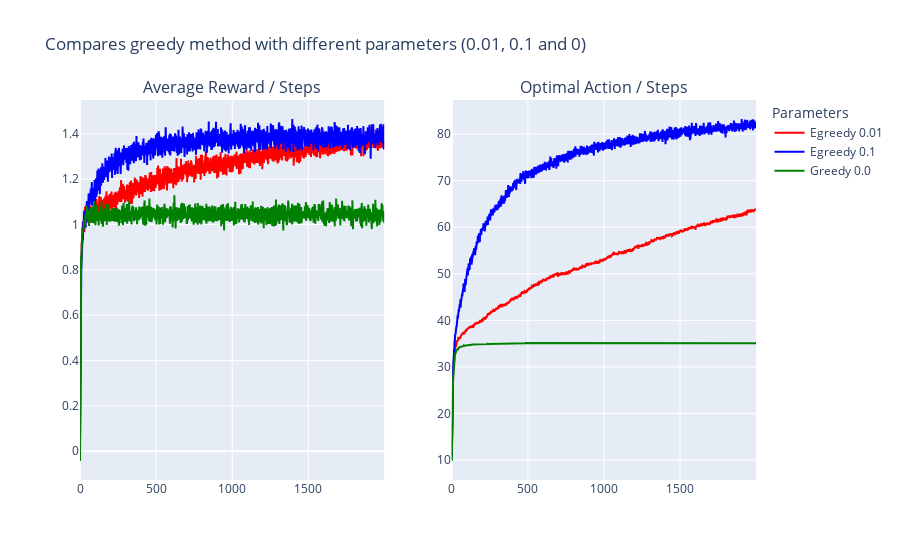

This figure's notebook cell:
### Code cell
results_exp_1 = {
    'Egreedy 0.01': {
        "mean_reward": mean_rewards_01,
        "optimal_action": percent_optimal_action_01,
        "color": "red"
    },
    'Egreedy 0.1': {
        "mean_reward": mean_rewards_1,
        "optimal_action": percent_optimal_action_1,
        "color": "blue"
    },
    'Greedy 0.0': {
        "mean_reward": mean_rewards_0,
        "optimal_action": percent_optimal_action_0,
        "color": "green"
    },
}

plot_results(
    "Compares greedy method with different parameters (0.01, 0.1 and 0)",
    ["Average Reward / Steps", "Optimal Action / Steps"],
    results_exp_1
)

### Figure 1 — Plotly figure (JSON) as saved in the notebook; plotly's stock layout.template omitted (floating-point values rounded to 4 significant figures; data arrays with more than 128 entries replaced by an {"elided": "..."} marker saying what was removed)
{"data": [{"line": {"color": "red"}, "name": "Egreedy 0.01", "type": "scatter", "x": {"elided": "2000 int values"}, "xaxis": "x", "y": {"elided": "2000 float values"}, "yaxis": "y"}, {"line": {"color": "red"}, "name": "Egreedy 0.01", "showlegend": false, "type": "scatter", "x": {"elided": "2000 int values"}, "xaxis": "x2", "y": {"elided": "2000 float values"}, "yaxis": "y2"}, {"line": {"color": "blue"}, "name": "Egreedy 0.1", "type": "scatter", "x": {"elided": "2000 int values"}, "xaxis": "x", "y": {"elided": "2000 float values"}, "yaxis": "y"}, {"line": {"color": "blue"}, "name": "Egreedy 0.1", "showlegend": false, "type": "scatter", "x": {"elided": "2000 int values"}, "xaxis": "x2", "y": {"elided": "2000 float values"}, "yaxis": "y2"}, {"line": {"color": "green"}, "name": "Greedy 0.0", "type": "scatter", "x": {"elided": "2000 int values"}, "xaxis": "x", "y": {"elided": "2000 float values"}, "yaxis": "y"}, {"line": {"color": "green"}, "name": "Greedy 0.0", "showlegend": false, "type": "scatter", "x": {"elided": "2000 int values"}, "xaxis": "x2", "y": {"elided": "2000 float values"}, "yaxis": "y2"}], "layout": {"annotations": [{"font": {"size": 16}, "showarrow": false, "text": "Average Reward / Steps", "x": 0.225, "xanchor": "center", "xref": "paper", "y": 1, "yanchor": "bottom", "yref": "paper"}, {"font": {"size": 16}, "showarrow": false, "text": "Optimal Action / Steps", "x": 0.775, "xanchor": "center", "xref": "paper", "y": 1, "yanchor": "bottom", "yref": "paper"}], "legend": {"title": {"text": "Parameters"}}, "title": {"text": "Compares greedy method with different parameters (0.01, 0.1 and 0)"}, "xaxis": {"anchor": "y", "domain": [0, 0.45]}, "xaxis2": {"anchor": "y2", "domain": [0.55, 1]}, "yaxis": {"anchor": "x", "domain": [0, 1]}, "yaxis2": {"anchor": "x2", "domain": [0, 1]}}}
